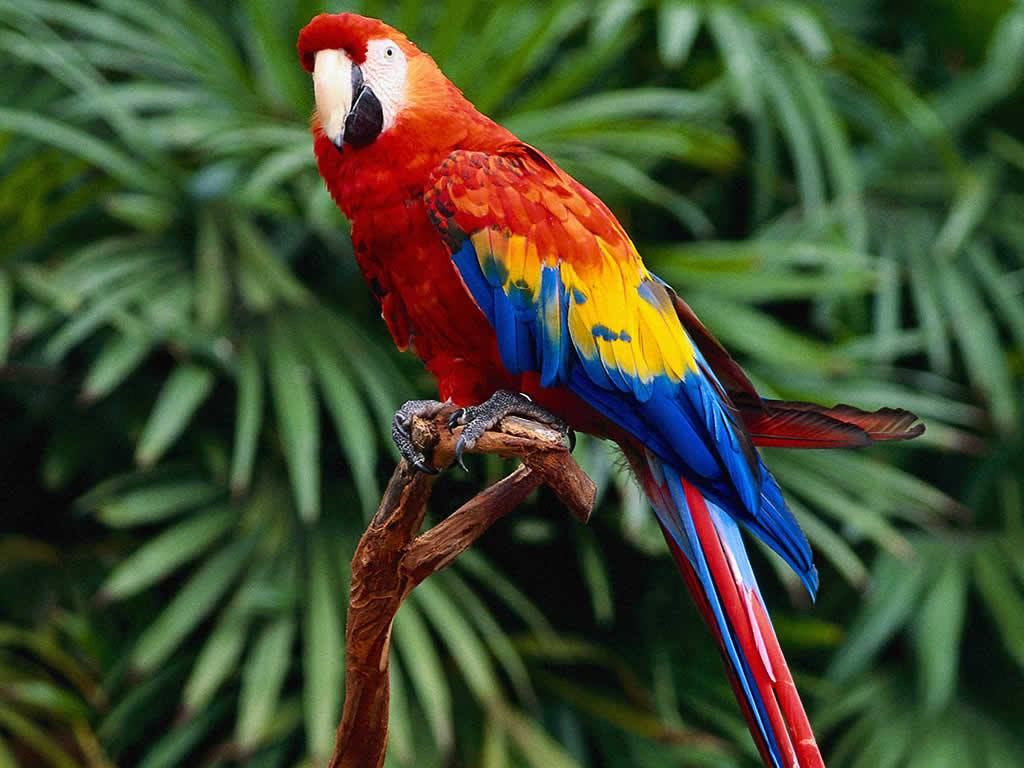
#> input picture tarea1/reynaldo/parrot.jpg, 1024 x 768 px
$ python tarea1.py
#> lines starting #> are read from the running program, lines starting #| are printed output that depends on the picture
import cv2 as cv
from matplotlib import pyplot as plt
import numpy as np

img = cv.imread('parrot.jpg', cv.IMREAD_GRAYSCALE)
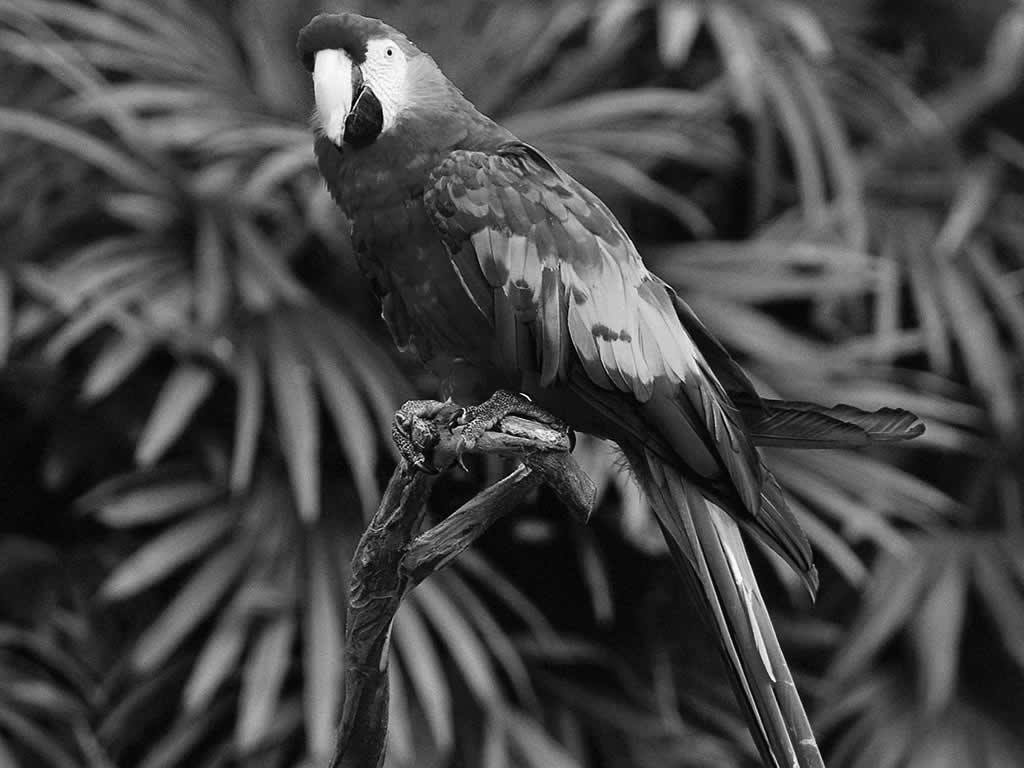
#> img: shape (768, 1024); min 0, max 255, mean 70
plt.axis("off")
plt.imshow(cv.cvtColor(img, cv.COLOR_BGR2RGB))
plt.show()

plt.axis("on")
plt.hist(img.ravel(),256,[0,256]);
plt.show()
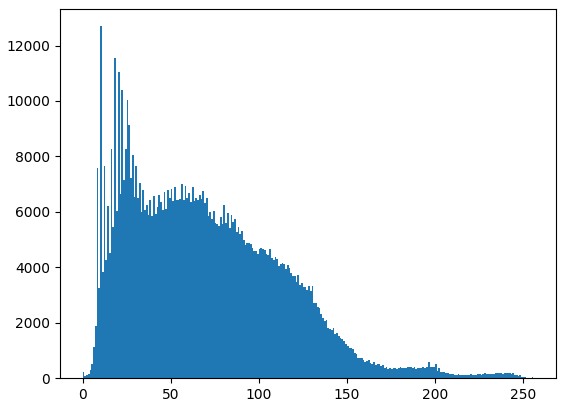
#> figure drawn by matplotlib, 1 panel; tallest bar 12698 high, from x = 10 to 11

c = 1
c = 255 / np.log1p(np.max(img))
#> c = 45.97

log_img = cv.normalize(img, None, 0, 255, cv.NORM_MINMAX, dtype = cv.CV_8U)
log_img = np.uint8(c * (np.log1p(log_img)))
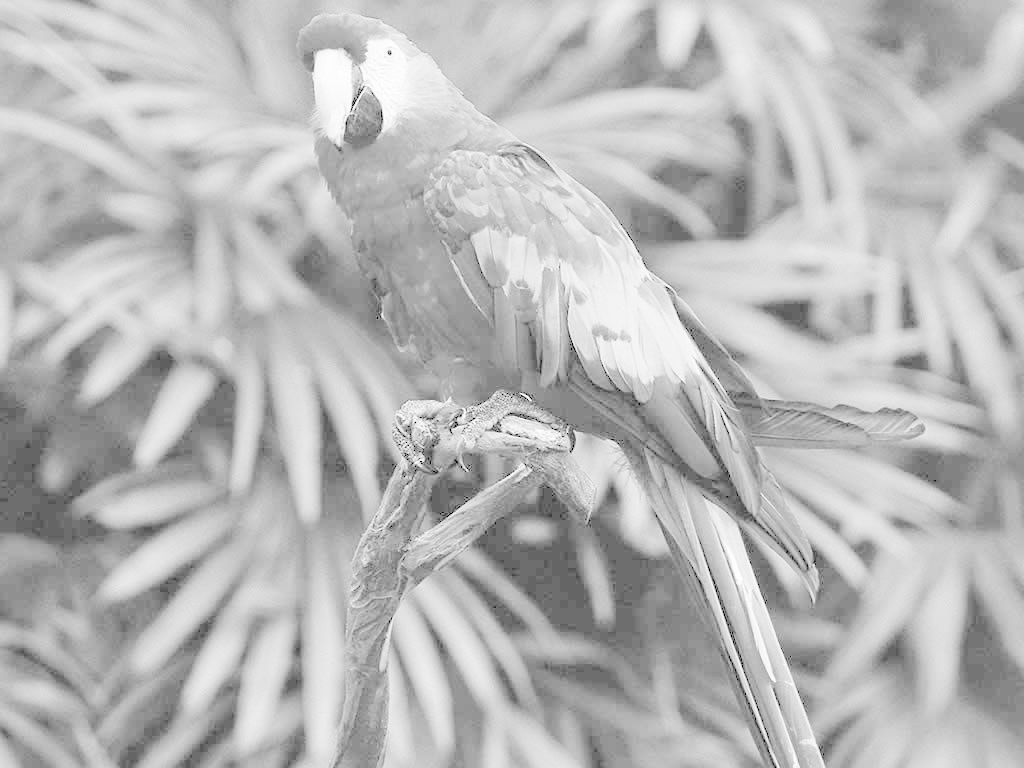
#> log_img: shape (768, 1024); min 0, max 255, mean 184.9


plt.axis("off")
plt.imshow(cv.cvtColor(log_img, cv.COLOR_BGR2RGB))
plt.show()

plt.axis("on")
plt.hist(log_img.ravel(), 256, [0,256])
plt.show()
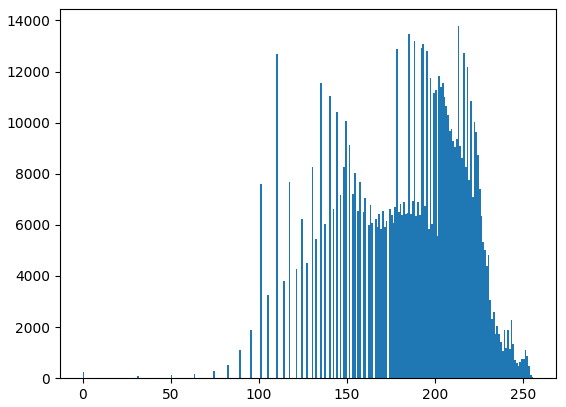
#> figure drawn by matplotlib, 1 panel; tallest bar 13774 high, from x = 213 to 214

eq_img = cv.equalizeHist(img)
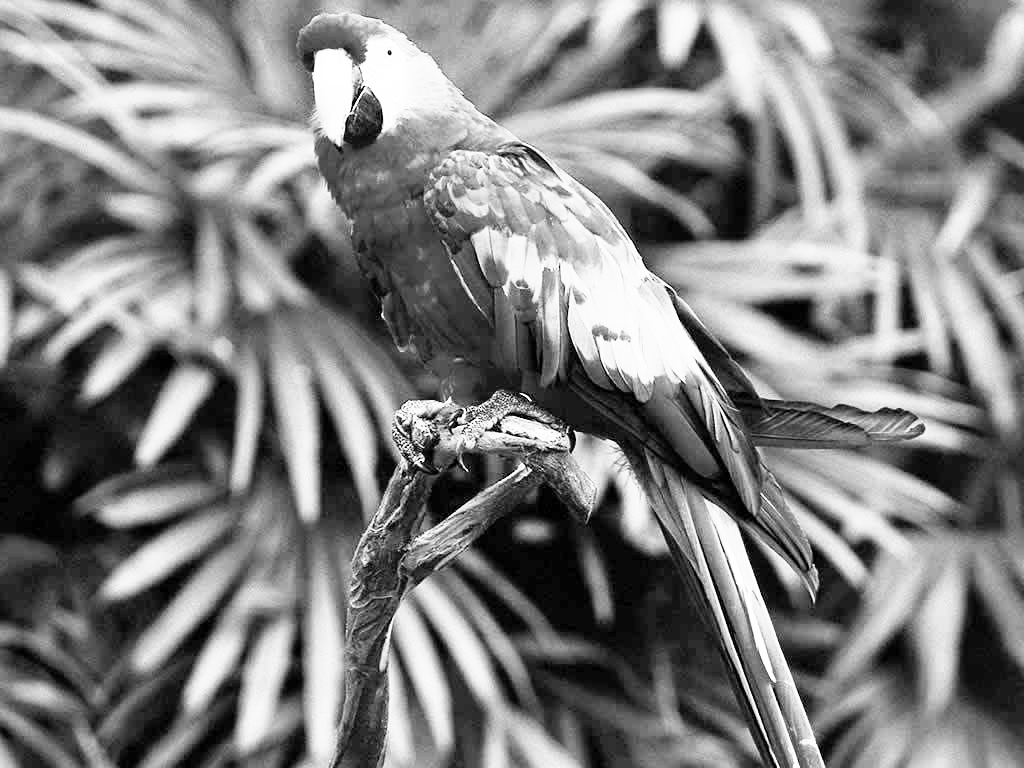
#> eq_img: shape (768, 1024); min 0, max 255, mean 128.4
plt.imshow(cv.cvtColor(eq_img, cv.COLOR_BGR2RGB))
plt.show()

plt.axis("on")
plt.hist(eq_img.ravel(), 256, [0,256])
plt.show()
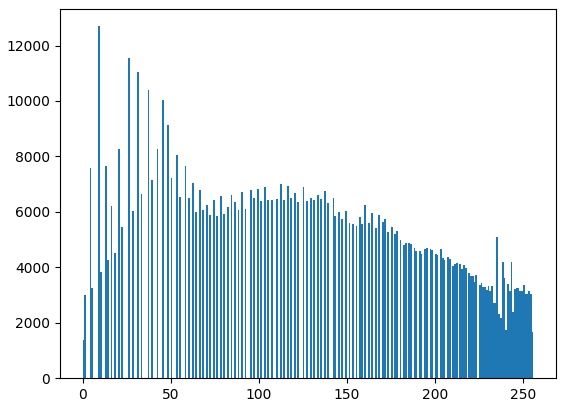
#> figure drawn by matplotlib, 1 panel; tallest bar 12698 high, from x = 9 to 10

log_img_inverse = np.uint8(np.exp(log_img/c) - 1)
plt.imshow(cv.cvtColor(log_img_inverse, cv.COLOR_BGR2RGB))
plt.show()
